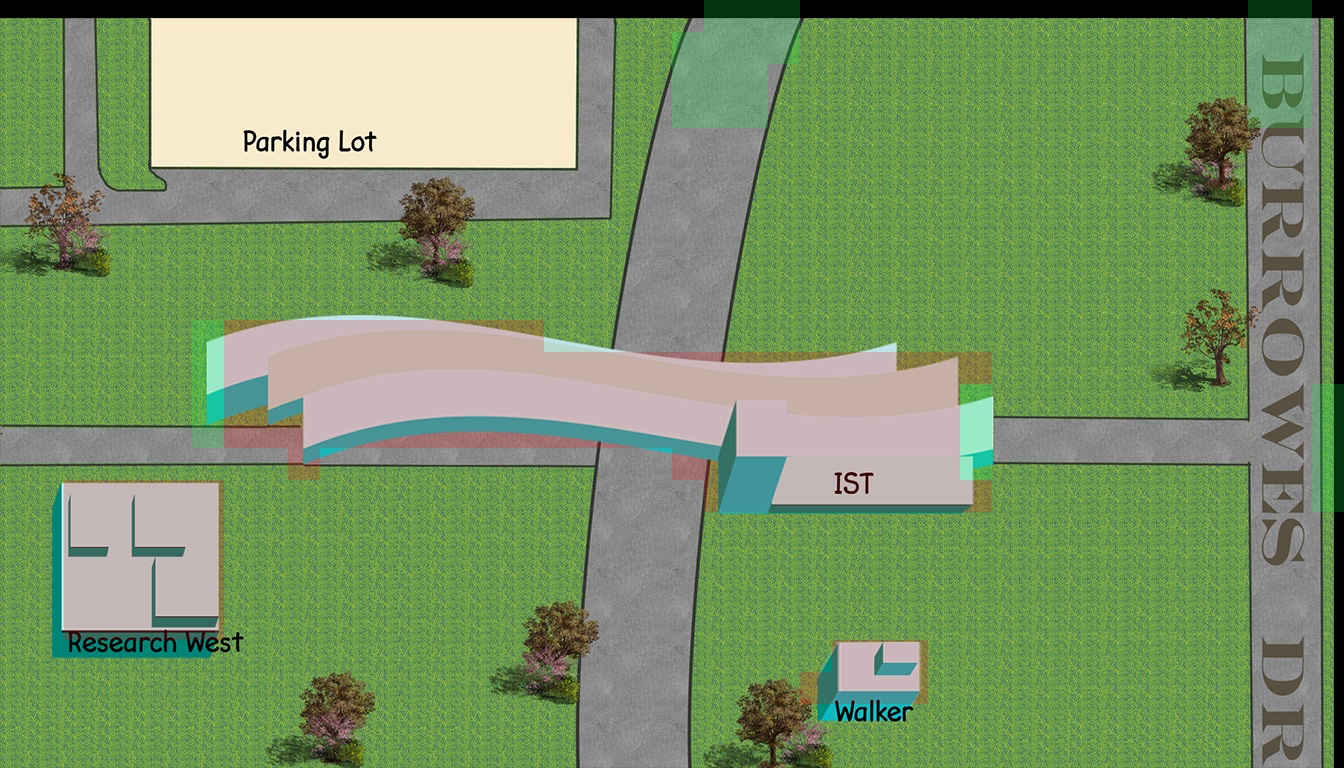

This is a level from a 2D game, rendered from its Tiled map with the project's own tilesets. A one-line summary and the map file follow, with tile-layer data summarised:
An orthogonal 42x24 tile map with 32x32 px tiles, 2 tile layers (Tile Layer 1, building), 2 tilesets.

<map version="1.0" orientation="orthogonal" renderorder="right-down" width="42" height="24" tilewidth="32" tileheight="32" nextobjectid="1">
 <tileset firstgid="1" name="IST" tilewidth="32" tileheight="32">
  <image source="IST.png" width="1344" height="768" />
 </tileset>
 <tileset firstgid="1009" name="meta_tiles" tilewidth="32" tileheight="32" spacing="1" margin="1">
  <image source="meta_tiles.png" width="67" height="34" />
  <tile id="0">
   <properties>
    <property name="collision" value="false" />
   </properties>
  </tile>
  <tile id="1">
   <properties>
    <property name="collision" value="true" />
   </properties>
  </tile>
 </tileset>
 <layer name="Tile Layer 1" width="42" height="24">
  <data>[1008 cells, 1008 non-empty, 1008 distinct tile ids]</data>
 </layer>
 <layer name="building" width="42" height="24">
  <data>[1008 cells, 163 non-empty, 2 distinct tile ids]</data>
 </layer>
</map>
